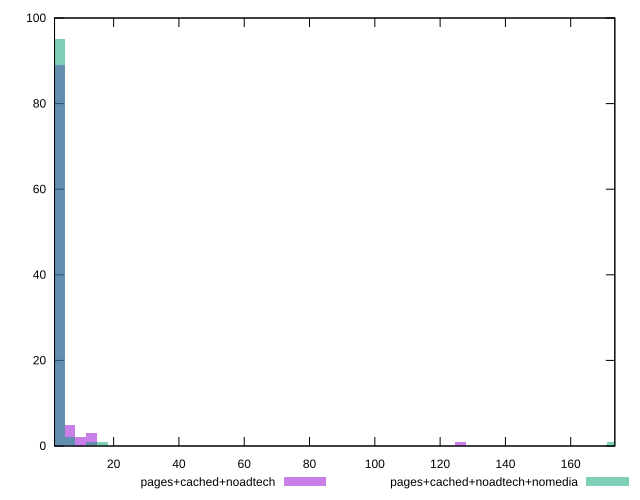

This chart was generated by the following gnuplot code:
reset

$pagesCachedNoadtech <<EOF
126.1707934903571 1
3.3202840392199238 89
6.6405680784398475 5
9.96085211765977 2
13.281136156879695 3
EOF

$pagesCachedNoadtechNomedia <<EOF
172.65477003943604 1
3.3202840392199238 95
13.281136156879695 1
16.601420196099617 1
6.6405680784398475 2
EOF

set key outside below
set boxwidth 3.3202840392199238
set xrange [1.895:173.51299999999992]
set yrange [0:100]
set trange [0:100]
set style fill transparent solid 0.5 noborder
set terminal svg size 640, 500 enhanced background rgb 'white'
set output "report_00019_2021-02-10T18-14-37.922Z//server-response-time/comparison/histogram/2_vs_3.svg"

plot $pagesCachedNoadtech title "pages+cached+noadtech" with boxes, \
     $pagesCachedNoadtechNomedia title "pages+cached+noadtech+nomedia" with boxes

reset
